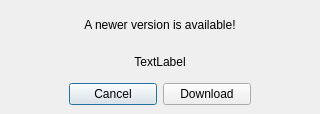
<?xml version="1.0" encoding="UTF-8"?>
<ui version="4.0">
 <class>UpdateCheck</class>
 <widget class="QDialog" name="UpdateCheck">
  <property name="geometry">
   <rect>
    <x>0</x>
    <y>0</y>
    <width>320</width>
    <height>114</height>
   </rect>
  </property>
  <property name="minimumSize">
   <size>
    <width>320</width>
    <height>114</height>
   </size>
  </property>
  <property name="maximumSize">
   <size>
    <width>320</width>
    <height>114</height>
   </size>
  </property>
  <property name="windowTitle">
   <string>Update Check</string>
  </property>
  <property name="modal">
   <bool>true</bool>
  </property>
  <layout class="QGridLayout" name="gridLayout">
   <property name="leftMargin">
    <number>0</number>
   </property>
   <property name="topMargin">
    <number>0</number>
   </property>
   <property name="rightMargin">
    <number>0</number>
   </property>
   <property name="bottomMargin">
    <number>0</number>
   </property>
   <item row="0" column="0">
    <widget class="QStackedWidget" name="stackedWidget">
     <property name="currentIndex">
      <number>0</number>
     </property>
     <widget class="QWidget" name="page">
      <layout class="QGridLayout" name="gridLayout_2">
       <item row="0" column="0">
        <layout class="QVBoxLayout" name="verticalLayout">
         <item>
          <widget class="QLabel" name="label">
           <property name="text">
            <string>A newer version is available!</string>
           </property>
           <property name="alignment">
            <set>Qt::AlignmentFlag::AlignCenter</set>
           </property>
          </widget>
         </item>
         <item>
          <widget class="QLabel" name="newVersionLabel">
           <property name="text">
            <string>TextLabel</string>
           </property>
           <property name="alignment">
            <set>Qt::AlignmentFlag::AlignCenter</set>
           </property>
          </widget>
         </item>
         <item>
          <layout class="QHBoxLayout" name="horizontalLayout">
           <item>
            <spacer name="horizontalSpacer">
             <property name="orientation">
              <enum>Qt::Orientation::Horizontal</enum>
             </property>
             <property name="sizeHint" stdset="0">
              <size>
               <width>40</width>
               <height>20</height>
              </size>
             </property>
            </spacer>
           </item>
           <item>
            <widget class="QPushButton" name="cancelButton">
             <property name="minimumSize">
              <size>
               <width>88</width>
               <height>0</height>
              </size>
             </property>
             <property name="maximumSize">
              <size>
               <width>88</width>
               <height>16777215</height>
              </size>
             </property>
             <property name="text">
              <string>Cancel</string>
             </property>
            </widget>
           </item>
           <item>
            <widget class="QPushButton" name="downloadButton">
             <property name="minimumSize">
              <size>
               <width>88</width>
               <height>0</height>
              </size>
             </property>
             <property name="maximumSize">
              <size>
               <width>88</width>
               <height>16777215</height>
              </size>
             </property>
             <property name="text">
              <string>Download</string>
             </property>
            </widget>
           </item>
           <item>
            <spacer name="horizontalSpacer_2">
             <property name="orientation">
              <enum>Qt::Orientation::Horizontal</enum>
             </property>
             <property name="sizeHint" stdset="0">
              <size>
               <width>40</width>
               <height>20</height>
              </size>
             </property>
            </spacer>
           </item>
          </layout>
         </item>
        </layout>
       </item>
      </layout>
     </widget>
     <widget class="QWidget" name="page_2">
      <layout class="QGridLayout" name="gridLayout_3">
       <item row="0" column="0">
        <layout class="QVBoxLayout" name="verticalLayout_2">
         <item>
          <widget class="QLabel" name="label_2">
           <property name="text">
            <string>This version is the newest version.</string>
           </property>
           <property name="alignment">
            <set>Qt::AlignmentFlag::AlignCenter</set>
           </property>
          </widget>
         </item>
         <item>
          <widget class="QLabel" name="currentVersionLabel">
           <property name="text">
            <string>TextLabel</string>
           </property>
           <property name="alignment">
            <set>Qt::AlignmentFlag::AlignCenter</set>
           </property>
          </widget>
         </item>
         <item>
          <layout class="QHBoxLayout" name="horizontalLayout_2">
           <item>
            <spacer name="horizontalSpacer_3">
             <property name="orientation">
              <enum>Qt::Orientation::Horizontal</enum>
             </property>
             <property name="sizeHint" stdset="0">
              <size>
               <width>40</width>
               <height>20</height>
              </size>
             </property>
            </spacer>
           </item>
           <item>
            <widget class="QPushButton" name="closeButton">
             <property name="text">
              <string>Close</string>
             </property>
            </widget>
           </item>
           <item>
            <spacer name="horizontalSpacer_4">
             <property name="orientation">
              <enum>Qt::Orientation::Horizontal</enum>
             </property>
             <property name="sizeHint" stdset="0">
              <size>
               <width>40</width>
               <height>20</height>
              </size>
             </property>
            </spacer>
           </item>
          </layout>
         </item>
        </layout>
       </item>
      </layout>
     </widget>
     <widget class="QWidget" name="page_3">
      <layout class="QGridLayout" name="gridLayout_4">
       <item row="0" column="0">
        <widget class="QLabel" name="label_3">
         <property name="text">
          <string>Checking for update. Please wait....</string>
         </property>
         <property name="alignment">
          <set>Qt::AlignmentFlag::AlignCenter</set>
         </property>
        </widget>
       </item>
      </layout>
     </widget>
     <widget class="QWidget" name="page_4">
      <layout class="QGridLayout" name="gridLayout_5">
       <item row="0" column="0">
        <layout class="QVBoxLayout" name="verticalLayout_3">
         <item>
          <widget class="QLabel" name="label_4">
           <property name="text">
            <string>An error occurred while checking for updates.</string>
           </property>
           <property name="alignment">
            <set>Qt::AlignmentFlag::AlignCenter</set>
           </property>
          </widget>
         </item>
         <item>
          <layout class="QHBoxLayout" name="horizontalLayout_3">
           <item>
            <spacer name="horizontalSpacer_5">
             <property name="orientation">
              <enum>Qt::Orientation::Horizontal</enum>
             </property>
             <property name="sizeHint" stdset="0">
              <size>
               <width>40</width>
               <height>20</height>
              </size>
             </property>
            </spacer>
           </item>
           <item>
            <widget class="QPushButton" name="closeButton2">
             <property name="text">
              <string>Close</string>
             </property>
            </widget>
           </item>
           <item>
            <spacer name="horizontalSpacer_6">
             <property name="orientation">
              <enum>Qt::Orientation::Horizontal</enum>
             </property>
             <property name="sizeHint" stdset="0">
              <size>
               <width>40</width>
               <height>20</height>
              </size>
             </property>
            </spacer>
           </item>
          </layout>
         </item>
        </layout>
       </item>
      </layout>
     </widget>
    </widget>
   </item>
  </layout>
 </widget>
 <resources/>
 <connections/>
</ui>
